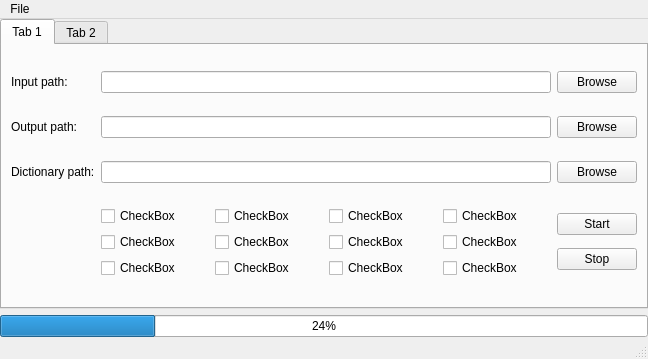
<?xml version="1.0" encoding="UTF-8"?>
<ui version="4.0">
 <class>MainWindow</class>
 <widget class="QMainWindow" name="MainWindow">
  <property name="geometry">
   <rect>
    <x>0</x>
    <y>0</y>
    <width>648</width>
    <height>359</height>
   </rect>
  </property>
  <property name="windowTitle">
   <string>MainWindow</string>
  </property>
  <widget class="QWidget" name="centralwidget">
   <layout class="QGridLayout" name="gridLayout">
    <property name="leftMargin">
     <number>0</number>
    </property>
    <property name="topMargin">
     <number>0</number>
    </property>
    <property name="rightMargin">
     <number>0</number>
    </property>
    <property name="bottomMargin">
     <number>0</number>
    </property>
    <item row="1" column="0">
     <widget class="QTabWidget" name="tabWidget">
      <property name="currentIndex">
       <number>0</number>
      </property>
      <widget class="QWidget" name="tab">
       <attribute name="title">
        <string>Tab 1</string>
       </attribute>
       <layout class="QGridLayout" name="gridLayout_2">
        <item row="2" column="2">
         <widget class="QLineEdit" name="lineEdit_2"/>
        </item>
        <item row="0" column="0">
         <widget class="QLabel" name="label">
          <property name="text">
           <string>Input path:</string>
          </property>
          <property name="alignment">
           <set>Qt::AlignLeading|Qt::AlignLeft|Qt::AlignVCenter</set>
          </property>
         </widget>
        </item>
        <item row="2" column="0">
         <widget class="QLabel" name="label_2">
          <property name="text">
           <string>Output path:</string>
          </property>
         </widget>
        </item>
        <item row="3" column="3">
         <widget class="QPushButton" name="pushButton_3">
          <property name="text">
           <string>Browse</string>
          </property>
         </widget>
        </item>
        <item row="3" column="0">
         <widget class="QLabel" name="label_3">
          <property name="text">
           <string>Dictionary path:</string>
          </property>
         </widget>
        </item>
        <item row="3" column="2">
         <widget class="QLineEdit" name="lineEdit_3"/>
        </item>
        <item row="4" column="2">
         <layout class="QGridLayout" name="gridLayout_5">
          <item row="1" column="1">
           <widget class="QCheckBox" name="checkBox_6">
            <property name="text">
             <string>CheckBox</string>
            </property>
           </widget>
          </item>
          <item row="0" column="0">
           <widget class="QCheckBox" name="checkBox">
            <property name="text">
             <string>CheckBox</string>
            </property>
           </widget>
          </item>
          <item row="0" column="3">
           <widget class="QCheckBox" name="checkBox_4">
            <property name="text">
             <string>CheckBox</string>
            </property>
           </widget>
          </item>
          <item row="1" column="2">
           <widget class="QCheckBox" name="checkBox_7">
            <property name="text">
             <string>CheckBox</string>
            </property>
           </widget>
          </item>
          <item row="1" column="3">
           <widget class="QCheckBox" name="checkBox_8">
            <property name="text">
             <string>CheckBox</string>
            </property>
           </widget>
          </item>
          <item row="0" column="2">
           <widget class="QCheckBox" name="checkBox_3">
            <property name="text">
             <string>CheckBox</string>
            </property>
           </widget>
          </item>
          <item row="1" column="0">
           <widget class="QCheckBox" name="checkBox_5">
            <property name="text">
             <string>CheckBox</string>
            </property>
           </widget>
          </item>
          <item row="0" column="1">
           <widget class="QCheckBox" name="checkBox_2">
            <property name="text">
             <string>CheckBox</string>
            </property>
           </widget>
          </item>
          <item row="2" column="0">
           <widget class="QCheckBox" name="checkBox_9">
            <property name="text">
             <string>CheckBox</string>
            </property>
           </widget>
          </item>
          <item row="2" column="1">
           <widget class="QCheckBox" name="checkBox_10">
            <property name="text">
             <string>CheckBox</string>
            </property>
           </widget>
          </item>
          <item row="2" column="2">
           <widget class="QCheckBox" name="checkBox_11">
            <property name="text">
             <string>CheckBox</string>
            </property>
           </widget>
          </item>
          <item row="2" column="3">
           <widget class="QCheckBox" name="checkBox_12">
            <property name="text">
             <string>CheckBox</string>
            </property>
           </widget>
          </item>
         </layout>
        </item>
        <item row="2" column="3">
         <widget class="QPushButton" name="pushButton_2">
          <property name="text">
           <string>Browse</string>
          </property>
         </widget>
        </item>
        <item row="0" column="3">
         <widget class="QPushButton" name="pushButton">
          <property name="text">
           <string>Browse</string>
          </property>
         </widget>
        </item>
        <item row="0" column="2">
         <widget class="QLineEdit" name="lineEdit"/>
        </item>
        <item row="4" column="3">
         <layout class="QVBoxLayout" name="verticalLayout">
          <item>
           <widget class="QPushButton" name="pushButton_4">
            <property name="text">
             <string>Start</string>
            </property>
           </widget>
          </item>
          <item>
           <widget class="QPushButton" name="pushButton_5">
            <property name="text">
             <string>Stop</string>
            </property>
           </widget>
          </item>
         </layout>
        </item>
       </layout>
      </widget>
      <widget class="QWidget" name="tab_2">
       <attribute name="title">
        <string>Tab 2</string>
       </attribute>
       <layout class="QGridLayout" name="gridLayout_3">
        <item row="0" column="0">
         <widget class="QColumnView" name="columnView"/>
        </item>
       </layout>
      </widget>
     </widget>
    </item>
    <item row="2" column="0">
     <widget class="QProgressBar" name="progressBar">
      <property name="value">
       <number>24</number>
      </property>
     </widget>
    </item>
   </layout>
  </widget>
  <widget class="QMenuBar" name="menubar">
   <property name="geometry">
    <rect>
     <x>0</x>
     <y>0</y>
     <width>648</width>
     <height>21</height>
    </rect>
   </property>
   <widget class="QMenu" name="menuFile">
    <property name="title">
     <string>File</string>
    </property>
   </widget>
   <addaction name="menuFile"/>
  </widget>
  <widget class="QStatusBar" name="statusbar"/>
 </widget>
 <resources/>
 <connections/>
</ui>
